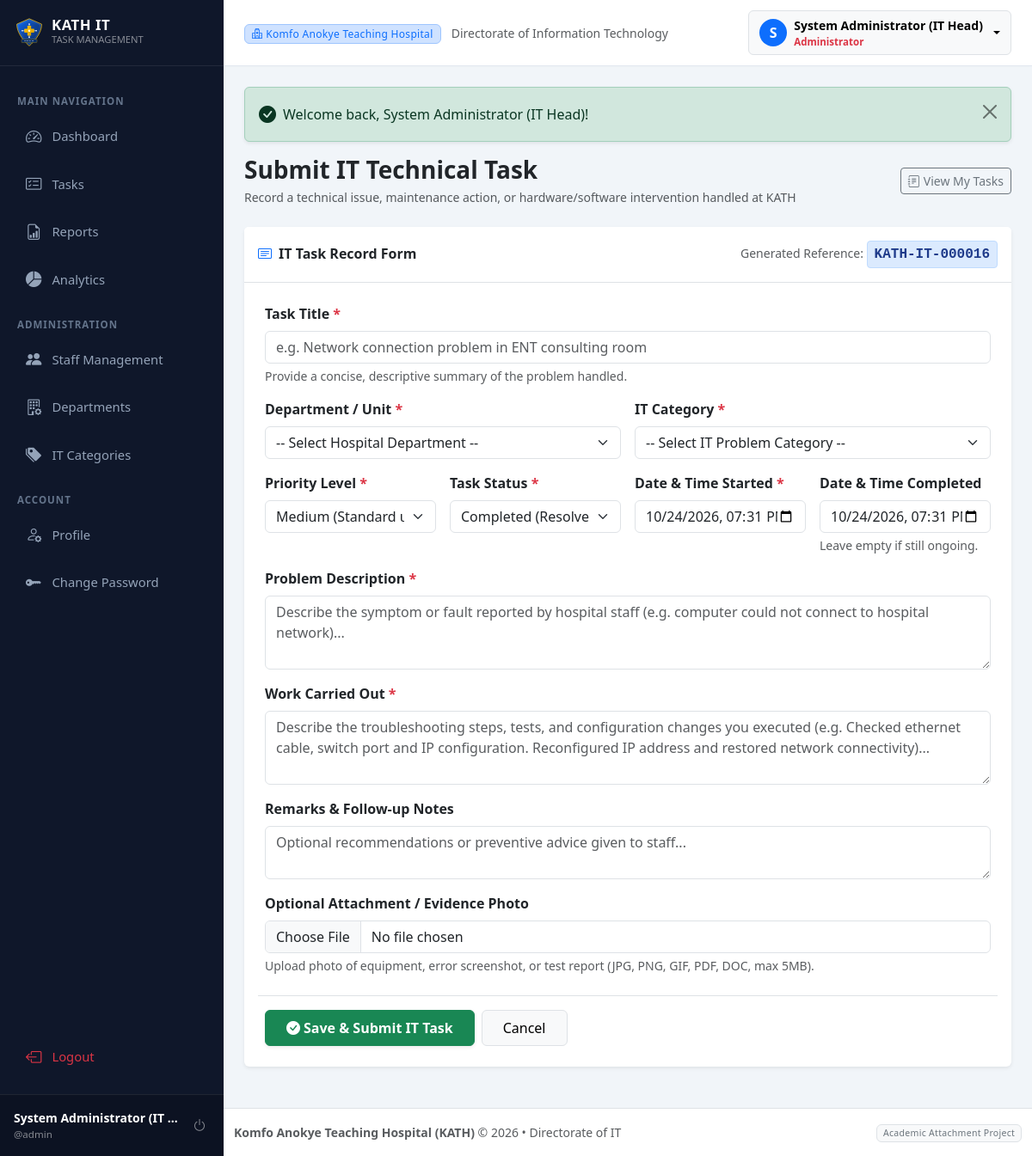
Page /staff/submit_task.php (signed in) on the committed database.
### tables this page shows
CREATE TABLE IF NOT EXISTS `users` (
    `id` INT AUTO_INCREMENT PRIMARY KEY,
    `full_name` VARCHAR(150) NOT NULL,
    `username` VARCHAR(60) NOT NULL UNIQUE,
    `email` VARCHAR(150) NOT NULL UNIQUE,
    `phone` VARCHAR(30) NULL,
    `password` VARCHAR(255) NOT NULL,
    `role` ENUM('admin', 'staff') NOT NULL DEFAULT 'staff',
    `department_id` INT NULL,
    `status` ENUM('active', 'inactive') NOT NULL DEFAULT 'active',
    `created_at` TIMESTAMP DEFAULT CURRENT_TIMESTAMP,
    `updated_at` TIMESTAMP DEFAULT CURRENT_TIMESTAMP ON UPDATE CURRENT_TIMESTAMP,
    CONSTRAINT `fk_users_department` FOREIGN KEY (`department_id`) 
        REFERENCES `departments`(`id`) ON DELETE SET NULL ON UPDATE CASCADE
);

### includes/auth.php (called while the page is built, shortened)
<?php
require_once __DIR__ . '/../config/database.php';
require_once __DIR__ . '/functions.php';
if ($pdo) {
    try {
        $stmt = $pdo->prepare("SELECT id, full_name, username, email, phone, role, department_id, status FROM users WHERE id = :id LIMIT 1");
        $stmt->execute([':id' => $_SESSION['user']['id']]);
    } catch (PDOException $e) {
    }
}

### staff/submit_task.php (the view, shortened to what this page needs)
<?php
require_once __DIR__ . '/../includes/auth.php';
$nextTaskNumber = generate_task_number($pdo);
$title = '';
$priority = 'Medium';
$status = 'Completed';
$date_started = date('Y-m-d\TH:i');
$date_completed = date('Y-m-d\TH:i');
$remarks = '';
include __DIR__ . '/../includes/header.php';
?>
<div class="d-flex justify-content-between align-items-center mb-4">
    <div>
        <h3 class="fw-bold mb-1 text-dark">Submit IT Technical Task</h3>
        <p class="text-muted mb-0 small">Record a technical issue, maintenance action, or hardware/software intervention handled at KATH</p>
    </div>
    <div>
        <a href="<?= BASE_URL ?>staff/my_tasks.php" class="btn btn-outline-secondary btn-sm">
            <i class="bi bi-journal-text me-1"></i>View My Tasks
        </a>
    </div>
</div>
<div class="card shadow-sm border-0 mb-4">
    <div class="card-header bg-white py-3 border-bottom d-flex justify-content-between align-items-center">
        <h6 class="mb-0 fw-bold text-dark"><i class="bi bi-card-text text-primary me-2"></i>IT Task Record Form</h6>
        <div>
            <span class="text-muted small">Generated Reference: </span>
            <span class="task-number-pill"><?= h($nextTaskNumber) ?></span>
        </div>
    </div>
    <div class="card-body p-4">
        <form action="submit_task.php" method="POST" enctype="multipart/form-data">
            <div class="row g-3">
                <div class="col-12">
                    <label for="title" class="form-label fw-semibold">Task Title <span class="text-danger">*</span></label>
                    <input type="text" class="form-control" id="title" name="title" value="<?= h($title) ?>" placeholder="e.g. Network connection problem in ENT consulting room" required autofocus>
                    <div class="form-text small">Provide a concise, descriptive summary of the problem handled.</div>
                </div>
                <div class="col-md-6">
                    <label for="department_id" class="form-label fw-semibold">Department / Unit <span class="text-danger">*</span></label>
                    <select class="form-select" id="department_id" name="department_id" required>
                        <option value="">-- Select Hospital Department --</option>
                    </select>
                </div>
                <div class="col-md-6">
                    <label for="category_id" class="form-label fw-semibold">IT Category <span class="text-danger">*</span></label>
                    <select class="form-select" id="category_id" name="category_id" required>
                        <option value="">-- Select IT Problem Category --</option>
                    </select>
                </div>
                <div class="col-md-3 col-sm-6">
                    <label for="priority" class="form-label fw-semibold">Priority Level <span class="text-danger">*</span></label>
                    <select class="form-select" id="priority" name="priority" required>
                        <option value="Medium" <?= $priority === 'Medium' ? 'selected' : '' ?>>Medium (Standard user request)</option>
                    </select>
                </div>
                <div class="col-md-3 col-sm-6">
                    <label for="status" class="form-label fw-semibold">Task Status <span class="text-danger">*</span></label>
                    <select class="form-select" id="status" name="status" required>
                        <option value="Completed" <?= $status === 'Completed' ? 'selected' : '' ?>>Completed (Resolved)</option>
                    </select>
                </div>
                <div class="col-md-3 col-sm-6">
                    <label for="date_started" class="form-label fw-semibold">Date &amp; Time Started <span class="text-danger">*</span></label>
                    <input type="datetime-local" class="form-control" id="date_started" name="date_started" value="<?= h($date_started) ?>" required>
                </div>
                <div class="col-md-3 col-sm-6">
                    <label for="date_completed" class="form-label fw-semibold">Date &amp; Time Completed</label>
                    <input type="datetime-local" class="form-control" id="date_completed" name="date_completed" value="<?= h($date_completed) ?>">
                    <div class="form-text small">Leave empty if still ongoing.</div>
                </div>
                <div class="col-12">
                    <label for="problem_description" class="form-label fw-semibold">Problem Description <span class="text-danger">*</span></label>
                    <textarea class="form-control" id="problem_description" name="problem_description" rows="3" placeholder="Describe the symptom or fault reported by hospital staff (e.g. computer could not connect to hospital network)..." required><?= h($problem_description) ?></textarea>
                </div>
                <div class="col-12">
                    <label for="work_done" class="form-label fw-semibold">Work Carried Out <span class="text-danger">*</span></label>
                    <textarea class="form-control" id="work_done" name="work_done" rows="3" placeholder="Describe the troubleshooting steps, tests, and configuration changes you executed (e.g. Checked ethernet cable, switch port and IP configuration. Reconfigured IP address and restored network connectivity)..." required><?= h($work_done) ?></textarea>
                </div>
                <div class="col-12">
                    <label for="remarks" class="form-label fw-semibold">Remarks &amp; Follow-up Notes</label>
                    <textarea class="form-control" id="remarks" name="remarks" rows="2" placeholder="Optional recommendations or preventive advice given to staff..."><?= h($remarks) ?></textarea>
                </div>
                <div class="col-12">
                    <label for="attachment" class="form-label fw-semibold">Optional Attachment / Evidence Photo</label>
                    <input type="file" class="form-control" id="attachment" name="attachment" data-max-size="5242880" accept=".jpg,.jpeg,.png,.gif,.pdf,.doc,.docx">
                    <div class="form-text small">Upload photo of equipment, error screenshot, or test report (JPG, PNG, GIF, PDF, DOC, max 5MB).</div>
                </div>
                <div class="col-12 mt-4 pt-3 border-top d-flex gap-2">
                    <button type="submit" class="btn btn-success px-4 py-2 fw-semibold shadow-sm">
                        <i class="bi bi-check-circle-fill me-1"></i>Save &amp; Submit IT Task
                    </button>
                    <a href="<?= BASE_URL ?>staff/dashboard.php" class="btn btn-light border px-4 py-2">
                        Cancel
                    </a>
                </div>
            </div>
        </form>
    </div>
</div>
<?php include __DIR__ . '/../includes/footer.php'; ?>

### includes/header.php (shortened to what this page needs)
<!DOCTYPE html>
<html lang="en">
<head>
    <link href="https://cdn.jsdelivr.net/npm/bootstrap@5.3.2/dist/css/bootstrap.min.css" rel="stylesheet">
    <link rel="stylesheet" href="https://cdn.jsdelivr.net/npm/bootstrap-icons@1.11.3/font/bootstrap-icons.min.css">
    <link rel="stylesheet" href="<?= BASE_URL ?>assets/css/style.css">
</head>
<body>
    <div class="wrapper">
        <?php include __DIR__ . '/sidebar.php'; ?>
        <div class="main-content">
            <nav class="top-navbar d-flex align-items-center justify-content-between">
                <div class="d-flex align-items-center">
                    <div class="d-none d-sm-block">
                        <span class="badge bg-primary-subtle text-primary border border-primary-subtle px-2 py-1 me-2">
                            <i class="bi bi-hospital me-1"></i>Komfo Anokye Teaching Hospital
                        </span>
                        <span class="text-muted small">Directorate of Information Technology</span>
                    </div>
                </div>
                <div class="d-flex align-items-center gap-3">
                    <?php if ($user): ?>
                        <div class="dropdown">
                            <button class="btn btn-light dropdown-toggle d-flex align-items-center gap-2 border" type="button" data-bs-toggle="dropdown" aria-expanded="false">
                                <div class="bg-primary text-white rounded-circle d-flex align-items-center justify-content-center" style="width: 32px; height: 32px; font-weight: 600;">
                                    <?= strtoupper(substr($user['full_name'] ?? 'U', 0, 1)) ?>
                                </div>
                                <div class="text-start d-none d-md-block">
                                    <div class="fw-semibold small leading-tight"><?= h($user['full_name']) ?></div>
                                    <div class="text-muted" style="font-size: 0.72rem;">
                                        <?= $user['role'] === 'admin' ? '<span class="text-danger fw-bold">Administrator</span>' : '<span class="text-primary">IT Support Staff</span>' ?>
                                    </div>
                                </div>
                            </button>
                        </div>
                    <?php endif; ?>
                </div>
            </nav>
            <div class="container-fluid p-4">

### includes/sidebar.php (shortened to what this page needs)
<?php
$user = current_user();
$currentScript = basename($_SERVER['SCRIPT_NAME'] ?? '');
$isAdmin = is_admin();
?>
<aside class="sidebar">
    <a href="<?= BASE_URL ?><?= $isAdmin ? 'admin/dashboard.php' : 'staff/dashboard.php' ?>" class="sidebar-brand text-decoration-none">
        <img src="<?= BASE_URL ?>assets/images/kath-badge.svg" alt="KATH Badge" width="36" height="36" class="me-2">
        <div class="d-flex flex-column">
            <span class="lh-1 text-white" style="font-size: 1.05rem; letter-spacing: 0.5px;">KATH IT</span>
            <span class="text-white-50" style="font-size: 0.7rem; font-weight: 400;">TASK MANAGEMENT</span>
        </div>
    </a>
    <div class="nav flex-column py-3 flex-grow-1 overflow-auto">
        <?php if ($isAdmin): ?>
            <div class="sidebar-heading">Main Navigation</div>
            <a href="<?= BASE_URL ?>admin/dashboard.php" class="nav-link <?= $currentScript === 'dashboard.php' ? 'active' : '' ?>">
                <i class="bi bi-speedometer2"></i>
                <span>Dashboard</span>
            </a>
            <a href="<?= BASE_URL ?>admin/tasks.php" class="nav-link <?= in_array($currentScript, ['tasks.php', 'task_view.php', 'task_edit.php']) ? 'active' : '' ?>">
                <i class="bi bi-card-checklist"></i>
                <span>Tasks</span>
            </a>
            <a href="<?= BASE_URL ?>admin/reports.php" class="nav-link <?= $currentScript === 'reports.php' ? 'active' : '' ?>">
                <i class="bi bi-file-earmark-bar-graph"></i>
                <span>Reports</span>
            </a>
            <a href="<?= BASE_URL ?>admin/analytics.php" class="nav-link <?= $currentScript === 'analytics.php' ? 'active' : '' ?>">
                <i class="bi bi-pie-chart-fill"></i>
                <span>Analytics</span>
            </a>
            <div class="sidebar-heading">Administration</div>
            <a href="<?= BASE_URL ?>admin/users.php" class="nav-link <?= in_array($currentScript, ['users.php', 'user_add.php', 'user_edit.php']) ? 'active' : '' ?>">
                <i class="bi bi-people-fill"></i>
                <span>Staff Management</span>
            </a>
            <a href="<?= BASE_URL ?>admin/departments.php" class="nav-link <?= $currentScript === 'departments.php' ? 'active' : '' ?>">
                <i class="bi bi-building-gear"></i>
                <span>Departments</span>
            </a>
            <a href="<?= BASE_URL ?>admin/categories.php" class="nav-link <?= $currentScript === 'categories.php' ? 'active' : '' ?>">
                <i class="bi bi-tags-fill"></i>
                <span>IT Categories</span>
            </a>
            <div class="sidebar-heading">Account</div>
            <a href="<?= BASE_URL ?>admin/profile.php" class="nav-link <?= $currentScript === 'profile.php' ? 'active' : '' ?>">
                <i class="bi bi-person-gear"></i>
                <span>Profile</span>
            </a>
            <a href="<?= BASE_URL ?>admin/profile.php#password" class="nav-link">
                <i class="bi bi-key-fill"></i>
                <span>Change Password</span>
            </a>
        <?php endif; ?>
        <div class="mt-auto pt-3">
            <a href="<?= BASE_URL ?>logout.php" class="nav-link text-danger">
                <i class="bi bi-box-arrow-left"></i>
                <span>Logout</span>
            </a>
        </div>
    </div>
    <?php if ($user): ?>
        <div class="sidebar-user d-flex align-items-center">
            <div class="flex-grow-1 overflow-hidden me-2">
                <div class="text-white text-truncate small fw-bold"><?= h($user['full_name']) ?></div>
                <div class="text-white-50 text-truncate" style="font-size: 0.72rem;">@<?= h($user['username']) ?></div>
            </div>
            <a href="<?= BASE_URL ?>logout.php" class="btn btn-sm btn-outline-secondary text-white-50 border-0 p-1" title="Sign Out">
                <i class="bi bi-power fs-6"></i>
            </a>
        </div>
    <?php endif; ?>
</aside>

### assets/css/style.css (style rules this page uses)
:root { --primary-color: #0d47a1; --primary-hover: #083478; --primary-light: #e8f0fe; --secondary-color: #1976d2; --accent-color: #0288d1; --kath-gold: #f59e0b; --dark-navy: #0a192f; --sidebar-bg: #0f172a; --sidebar-color: #94a3b8; --sidebar-hover: #ffffff; --sidebar-active-bg: #1e293b; --card-shadow: 0 4px 12px rgba(0, 0, 0, 0.05); --border-color: #e2e8f0; }
body { font-family: 'Segoe UI', system-ui, -apple-system, BlinkMacSystemFont, Roboto, sans-serif; background-color: #f8fafc; color: #1e293b; min-height: 100vh; display: flex; flex-direction: column; }
.wrapper { display: flex; width: 100%; align-items: stretch; flex: 1; }
.sidebar { min-width: 260px; max-width: 260px; background: var(--sidebar-bg); color: var(--sidebar-color); transition: all 0.3s ease; z-index: 1040; display: flex; flex-direction: column; }
.sidebar .sidebar-brand { padding: 1.25rem 1rem; font-size: 1.1rem; font-weight: 700; color: #ffffff; display: flex; align-items: center; border-bottom: 1px solid rgba(255, 255, 255, 0.08); }
.sidebar .nav-link { color: var(--sidebar-color); padding: 0.75rem 1.25rem; font-size: 0.925rem; font-weight: 500; display: flex; align-items: center; border-radius: 6px; margin: 2px 10px; transition: all 0.2s ease; }
.sidebar .nav-link i { font-size: 1.15rem; margin-right: 0.75rem; }
.sidebar-heading { text-transform: uppercase; font-size: 0.72rem; letter-spacing: 1px; padding: 1rem 1.25rem 0.25rem; color: #64748b; font-weight: 700; }
.sidebar-user { padding: 1rem; border-top: 1px solid rgba(255, 255, 255, 0.08); background: rgba(0, 0, 0, 0.2); }
.main-content { flex: 1; min-width: 0; display: flex; flex-direction: column; background-color: #f1f5f9; }
.top-navbar { background: #ffffff; border-bottom: 1px solid var(--border-color); padding: 0.75rem 1.5rem; box-shadow: 0 1px 3px rgba(0,0,0,0.02); }
.badge { font-weight: 500; letter-spacing: 0.3px; padding: 0.4em 0.65em; }
.task-number-pill { font-family: monospace; font-weight: 700; color: #1e3a8a; background-color: #dbeafe; padding: 3px 8px; border-radius: 4px; border: 1px solid #bfdbfe; text-decoration: none; display: inline-block; }

### rows in the picture
users: full_name "System Administrator (IT…", username "admin", full_name "S", full_name "System Administrator (IT Head)"

### other values in the picture
$message "Welcome back, System Administrator (IT Head)!"
$nextTaskNumber "KATH-IT-000016"
